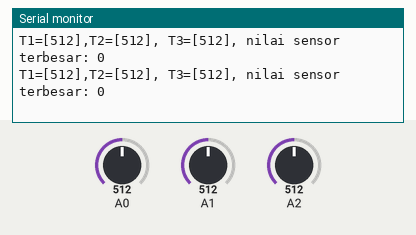
Recording of a program running on a simulated Arduino Mega 2560, built with avr-gcc and run on an emulated ATmega2560. Shown: the last lines printed to the serial monitor. The test bench sets the inputs (shaded band); at power-on: A0 = 512, A1 = 512, A2 = 512.

Above: at 1.3 s.
1.4 s: A0 set to 716
At 1.9 s:
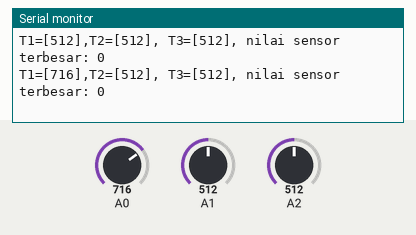
2.9 s: A1 set to 716
At 3.4 s:
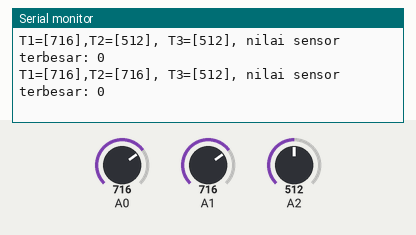
4.4 s: A2 set to 716
At 4.9 s:
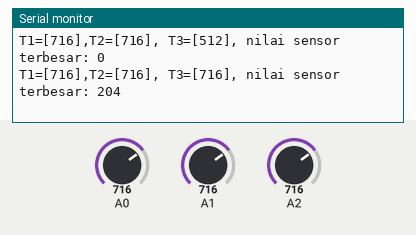
5.9 s: A0 set to 900
At 6.4 s:
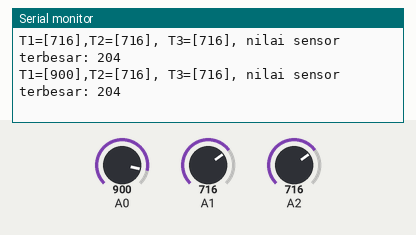
7.4 s: A1 set to 900
At 7.9 s:
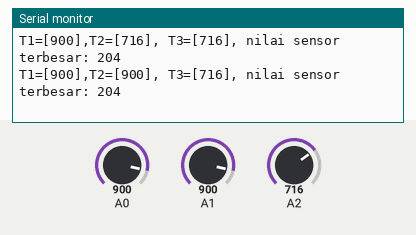
8.9 s: A2 set to 900
At 9.4 s:
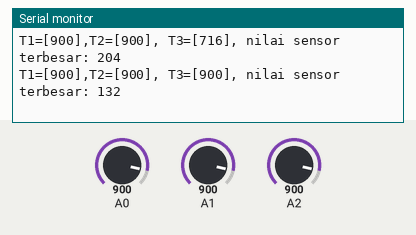
Timing chart, 0 to 11.4 s (numbered marks = the images above; inputs shaded):
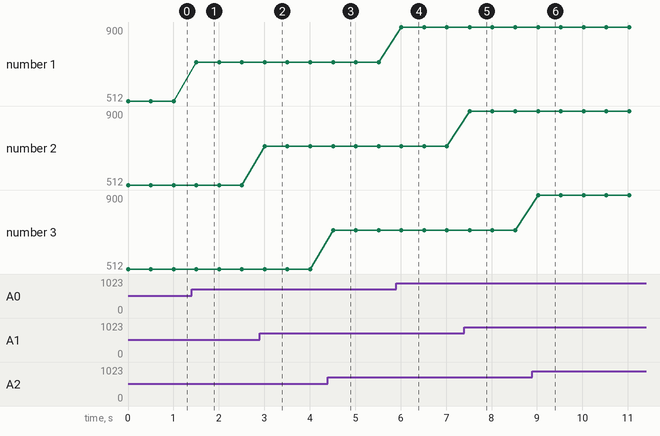

The program:

main.cpp
```cpp
#include <Arduino.h>

//koneksi sensor suhu
#define SUHU1 A0
#define SUHU2 A1
#define SUHU3 A2
//variabel nilai data terbesar
uint8_t datamax = 0;
//variabel hasil konversi
uint16_t dataT1 = 10, dataT2 = 11, dataT3 = 12;


void setup() {
  Serial.begin(115200);
}

void loop() {
  dataT1 = analogRead(A0);
  dataT2 = analogRead(A1);
  dataT3 = analogRead(A2);

  // =====================================================================
  datamax = dataT1;
  if (datamax < dataT2 )
  {
    datamax = dataT2;
  }
  if (datamax < dataT3)
  {
    datamax = dataT3;
  }
  Serial.println("T1=["+String(dataT1)+"],T2=["+String(dataT2)+"], T3=["+String(dataT3)+"], nilai sensor terbesar: "+String(datamax));
  // =====================================================================
  delay(500);
}
```

Measured:
- after the input at 1.4 s, the serial monitor: prints a new line after 0.10 s (image 1)
- after the input at 2.9 s, the serial monitor: prints a new line after 0.11 s (image 2)
- after the input at 4.4 s, the serial monitor: prints a new line after 0.11 s (image 3)
- after the input at 5.9 s, the serial monitor: prints a new line after 0.12 s (image 4)
- after the input at 7.4 s, the serial monitor: prints a new line after 0.12 s (image 5)
- after the input at 8.9 s, the serial monitor: prints a new line after 0.12 s (image 6)
- plotted number 1: 512 → 716 after the input at 1.4 s, 716 → 900 after the input at 5.9 s
